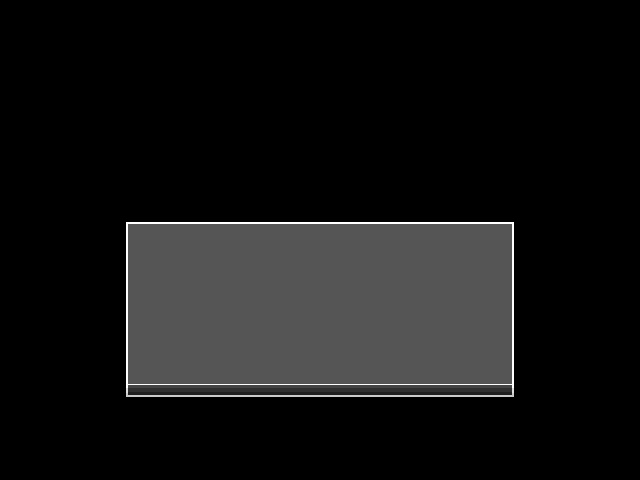

This is a level from a 2D game, rendered from its Tiled map with the project's own tilesets. A one-line summary and the map file follow, with tile-layer data summarised:
An orthogonal 20x15 tile map with 32x32 px tiles, 3 tile layers (Tile Layer 1, Tile Layer 2, Tile Layer 3), 7 tilesets and 4 objects (2x character, trigger, info).

<map version="1.2" tiledversion="1.2.1" orientation="orthogonal" renderorder="right-down" width="20" height="15" tilewidth="32" tileheight="32" infinite="0" nextlayerid="5" nextobjectid="37">
 <tileset firstgid="1" name="place_of_decisions" tilewidth="32" tileheight="32" tilecount="1848" columns="21">
  <image source="place_of_decisions.png" width="672" height="2816" />
 </tileset>
 <tileset firstgid="1849" name="bettertiles" tilewidth="32" tileheight="32" tilecount="9" columns="3">
  <image source="bettertiles.png" width="96" height="96" />
 </tileset>
 <tileset firstgid="1858" name="firstplace" tilewidth="32" tileheight="32" tilecount="3250" columns="130">
  <image source="firstplace.png" width="4160" height="800" />
 </tileset>
 <tileset firstgid="5108" name="place_of_judgement" tilewidth="32" tileheight="32" tilecount="1200" columns="60">
  <image source="place_of_judgement.png" width="1920" height="640" />
  <tile id="54">
   <properties>
    <property name="" value="" />
   </properties>
  </tile>
  <tile id="114">
   <properties>
    <property name="cover" value="" />
   </properties>
  </tile>
  <tile id="370">
   <properties>
    <property name="hidden" value="" />
   </properties>
  </tile>
  <tile id="429">
   <properties>
    <property name="hidden" value="" />
   </properties>
  </tile>
  <tile id="529">
   <properties>
    <property name="hidden" value="" />
   </properties>
  </tile>
  <tile id="534">
   <properties>
    <property name="hidden" value="" />
   </properties>
  </tile>
  <tile id="535">
   <properties>
    <property name="hidden" value="" />
   </properties>
  </tile>
  <tile id="536">
   <properties>
    <property name="hidden" value="" />
   </properties>
  </tile>
  <tile id="537">
   <properties>
    <property name="hidden" value="" />
   </properties>
  </tile>
  <tile id="538">
   <properties>
    <property name="hidden" value="" />
   </properties>
  </tile>
  <tile id="588">
   <properties>
    <property name="hidden" value="" />
   </properties>
  </tile>
  <tile id="589">
   <properties>
    <property name="hidden" value="" />
   </properties>
  </tile>
  <tile id="590">
   <properties>
    <property name="hidden" value="" />
   </properties>
  </tile>
  <tile id="591">
   <properties>
    <property name="hidden" value="" />
   </properties>
  </tile>
  <tile id="592">
   <properties>
    <property name="hidden" value="" />
   </properties>
  </tile>
  <tile id="593">
   <properties>
    <property name="hidden" value="" />
   </properties>
  </tile>
  <tile id="594">
   <properties>
    <property name="hidden" value="" />
   </properties>
  </tile>
  <tile id="595">
   <properties>
    <property name="hidden" value="" />
   </properties>
  </tile>
  <tile id="596">
   <properties>
    <property name="hidden" value="" />
   </properties>
  </tile>
  <tile id="597">
   <properties>
    <property name="hidden" value="" />
   </properties>
  </tile>
  <tile id="598">
   <properties>
    <property name="hidden" value="" />
   </properties>
  </tile>
  <tile id="648">
   <properties>
    <property name="hidden" value="" />
   </properties>
  </tile>
  <tile id="649">
   <properties>
    <property name="hidden" value="" />
   </properties>
  </tile>
  <tile id="650">
   <properties>
    <property name="hidden" value="" />
   </properties>
  </tile>
  <tile id="651">
   <properties>
    <property name="hidden" value="" />
   </properties>
  </tile>
  <tile id="652">
   <properties>
    <property name="hidden" value="" />
   </properties>
  </tile>
  <tile id="653">
   <properties>
    <property name="hidden" value="" />
   </properties>
  </tile>
  <tile id="654">
   <properties>
    <property name="hidden" value="" />
   </properties>
  </tile>
  <tile id="655">
   <properties>
    <property name="hidden" value="" />
   </properties>
  </tile>
  <tile id="656">
   <properties>
    <property name="hidden" value="" />
   </properties>
  </tile>
  <tile id="657">
   <properties>
    <property name="hidden" value="" />
   </properties>
  </tile>
  <tile id="658">
   <properties>
    <property name="hidden" value="" />
   </properties>
  </tile>
  <tile id="708">
   <properties>
    <property name="hidden" value="" />
   </properties>
  </tile>
  <tile id="709">
   <properties>
    <property name="hidden" value="" />
   </properties>
  </tile>
  <tile id="710">
   <properties>
    <property name="hidden" value="" />
   </properties>
  </tile>
  <tile id="711">
   <properties>
    <property name="hidden" value="" />
   </properties>
  </tile>
  <tile id="712">
   <properties>
    <property name="hidden" value="" />
   </properties>
  </tile>
  <tile id="713">
   <properties>
    <property name="hidden" value="" />
   </properties>
  </tile>
  <tile id="714">
   <properties>
    <property name="hidden" value="" />
   </properties>
  </tile>
  <tile id="715">
   <properties>
    <property name="hidden" value="" />
   </properties>
  </tile>
  <tile id="716">
   <properties>
    <property name="hidden" value="" />
   </properties>
  </tile>
  <tile id="717">
   <properties>
    <property name="hidden" value="" />
   </properties>
  </tile>
  <tile id="718">
   <properties>
    <property name="hidden" value="" />
   </properties>
  </tile>
  <tile id="773">
   <properties>
    <property name="hidden" value="" />
   </properties>
  </tile>
  <tile id="774">
   <properties>
    <property name="hidden" value="" />
   </properties>
  </tile>
  <tile id="775">
   <properties>
    <property name="hidden" value="" />
   </properties>
  </tile>
  <tile id="776">
   <properties>
    <property name="hidden" value="" />
   </properties>
  </tile>
  <tile id="777">
   <properties>
    <property name="hidden" value="" />
   </properties>
  </tile>
  <tile id="778">
   <properties>
    <property name="hidden" value="" />
   </properties>
  </tile>
 </tileset>
 <tileset firstgid="6308" name="blocktile" tilewidth="32" tileheight="32" tilecount="1" columns="1">
  <image source="blocktile.png" width="32" height="32" />
  <tile id="0">
   <properties>
    <property name="block" value="" />
   </properties>
  </tile>
 </tileset>
 <tileset firstgid="6309" name="playerstart" tilewidth="32" tileheight="32" tilecount="1" columns="1">
  <image source="playerstart.png" width="32" height="32" />
  <tile id="0">
   <properties>
    <property name="orient" value="right" />
    <property name="playerstart" value="exactly what it says on the name area." />
   </properties>
  </tile>
 </tileset>
 <tileset firstgid="6310" name="firstplace" tilewidth="32" tileheight="32" tilecount="3250" columns="130">
  <image source="firstplace.png" width="4160" height="800" />
  <tile id="1535">
   <properties>
    <property name="image" value="ghostface2.png" />
    <property name="orient" value="left" />
    <property name="sprite1" value="" />
   </properties>
  </tile>
 </tileset>
 <layer id="1" name="Tile Layer 1" width="20" height="15">
  <data>[300 cells, 136 non-empty, 136 distinct tile ids]</data>
 </layer>
 <layer id="2" name="Tile Layer 2" width="20" height="15">
  <data>[300 cells, 0 non-empty, 0 distinct tile ids]</data>
 </layer>
 <objectgroup id="3" name="Object Layer 1">
  <object id="9" name="Player Start" type="trigger" x="-64" y="32" width="32" height="8">
   <properties>
    <property name="orient" value="down" />
    <property name="playerstart" value="3" />
    <property name="startarea" value="0" />
   </properties>
  </object>
  </objectgroup>
 <layer id="4" name="Tile Layer 3" width="20" height="15">
  <data>[300 cells, 300 non-empty, 53 distinct tile ids]</data>
 </layer>
</map>
<!-- 3 of 4 objects omitted -->
